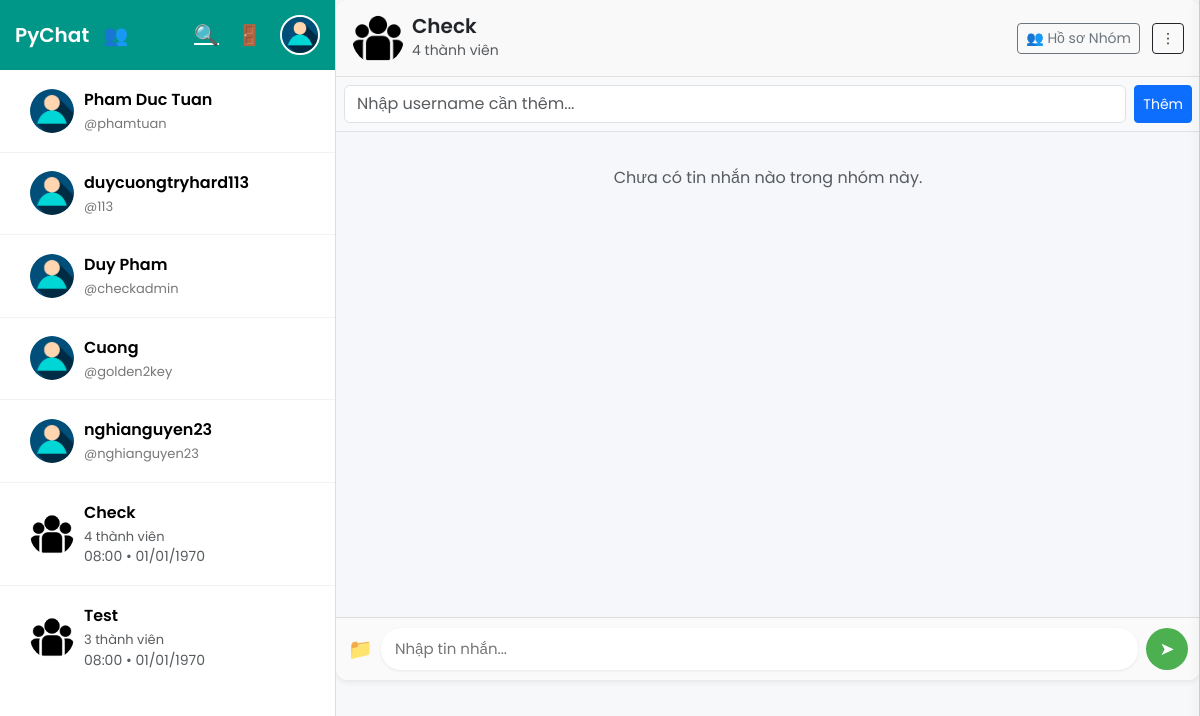
The page /chat/group/5/ (signed in) on the database its author committed.
### chat/models.py (models this page shows, shortened)
class UserProfile(models.Model):
    user = models.OneToOneField(
        User,
        on_delete=models.CASCADE,
        related_name="profile",
        null=True, blank=True,  # ✅ cho phép tạm null để migrate an toàn
    )
    name = models.CharField(max_length=25)
    email = models.EmailField(unique=True)
    username = models.CharField(max_length=20, unique=True)
    bio = models.TextField(blank=True, null=True)
    avatar = models.ImageField(upload_to='avatars/', blank=True, null=True)

class GroupChat(models.Model):
    name = models.CharField(max_length=50)
    owner = models.ForeignKey(
        UserProfile, on_delete=models.CASCADE, related_name='owned_groups'
    )
    members = models.ManyToManyField(UserProfile, related_name='joined_groups')
    created_at = models.DateTimeField(auto_now_add=True, null=True)

### chat/views.py (the view, shortened to what this page needs)
# urls.py: path("group/<int:group_id>/", views.group_chat, name="group_chat"),
@login_required
def group_chat(request, group_id):
    curr_user = get_object_or_404(UserProfile, username=request.user.username)
    group = get_object_or_404(GroupChat, id=group_id)
    if curr_user not in group.members.all():
        messages.error(request, "Bạn không thuộc nhóm này.")
        return redirect("chat:index")
    friends = UserProfile.objects.exclude(username=curr_user.username).all()
    for f in friends:
        last_msg_time = None
        last_msg_preview = ""
        sql_msg = Messages.objects.filter(
            Q(sender_name=curr_user, receiver_name=f)
            | Q(sender_name=f, receiver_name=curr_user)
        ).order_by("-timestamp").first()
        if sql_msg:
            last_msg_time = timezone.localtime(sql_msg.timestamp)
            last_msg_preview = sql_msg.description or ""
        try:
            msgs = get_messages(curr_user.username, f.username)
        except Exception as e:
            print(f"⚠️ MongoDB error ({f.username}):", e)
        f.last_msg_preview = last_msg_preview or ""
        f.last_msg_time = last_msg_time or timezone.datetime(1970, 1, 1, tzinfo=timezone.utc)
    groups = GroupChat.objects.filter(members=curr_user).prefetch_related("members")
    for g in groups:
        last_msg_time = timezone.datetime(1970, 1, 1, tzinfo=timezone.utc)
        try:
            msgs = get_messages(curr_user.username, f"group_{g.id}")
        except Exception as e:
            print(f"⚠️ MongoDB group error ({g.name}):", e)
        g.last_msg_time = last_msg_time
    combined_list = list(friends) + list(groups)
    combined_list.sort(
        key=lambda x: getattr(x, "last_msg_time", timezone.datetime(1970, 1, 1, tzinfo=timezone.utc)),
        reverse=True
    )
    mongo_msgs = get_messages(curr_user.username, f"group_{group.id}") or []
    today = timezone.localtime().strftime("%d/%m/%Y")
    return render(request, "chat/group_chat.html", {
        "group": group,
        "messages": mongo_msgs,
        "curr_user": curr_user,
        "combined_list": combined_list,  # ✅ sidebar luôn hiển thị và đúng thứ tự
        "today": today,
    })

### chat/mongo_service.py (called while the page is built, shortened)
def get_messages(sender: str, receiver: str):
    if not messages_col:
        return []

### chat/templates/chat/group_chat.html (shortened to what this page needs)
{% extends "chat/Base.html" %}
{% load static %}
{% load chat_extras %}
{% block content %}
<div class="chat-wrapper">
  <div class="chat-header d-flex justify-content-between align-items-center">
    <div class="d-flex align-items-center gap-2">
      <img src="{% static 'images/group_icon.png' %}" alt="group" class="avatar">
      <div class="friend-info">
        <h5 class="friend-name mb-0">{{ group.name }}</h5>
        <small class="text-muted">{{ group.members.count }} thành viên</small>
      </div>
    </div>
    <div class="header-actions">
      <button id="profileBtn" class="btn btn-sm btn-outline-secondary">👥 Hồ sơ Nhóm</button>
      <button id="menuToggle" class="btn btn-sm btn-outline-dark" title="Chi tiết nhóm">⋮</button>
    </div>
  </div>
  {% if curr_user == group.owner %}
  <div class="add-member-box p-2 border-bottom bg-light">
    <form action="{% url 'chat:add_member_to_group' group.id %}" method="post" class="d-flex gap-2">
      <input type="text" name="username" placeholder="Nhập username cần thêm..." class="form-control" required>
      <button type="submit" class="btn btn-sm btn-primary">Thêm</button>
    </form>
  </div>
  {% endif %}
  <div id="board" class="chat-board">
    {% for m in messages %}
      {% ifchanged m.date_only %}
        <div class="date-separator">
          {% if m.date_only == today %}Hôm nay{% else %}{{ m.date_only }}{% endif %}
        </div>
      {% endifchanged %}
      <div class="msg {% if m.sender == curr_user.username %}msg-out{% else %}msg-in{% endif %}" id="msg-{{ m.id|default:'' }}">
        <div class="bubble">
          {% if m.sender != curr_user.username %}
          <p class="mb-1">
            <strong style="color:hsl({{ m.sender|username_to_hue }},70%,40%);">{{ m.sender }}</strong>
            {% if group.owner and m.sender == group.owner.username %}
              <span class="text-primary small">(chủ nhóm)</span>
            {% endif %}:
          </p>
          {% endif %}
          {% if m.file %}
            {% with f=m.file %}
              {% if ".jpg" in f.url or ".jpeg" in f.url or ".png" in f.url %}
                <img src="{{ f.url }}" alt="{{ f.name }}" class="chat-image" loading="lazy">
              {% elif ".pdf" in f.url %}
                <a href="{{ f.url }}" target="_blank" class="file-btn pdf">📕 {{ f.name }}</a>
              {% elif ".doc" in f.url or ".docx" in f.url %}
                <a href="{{ f.url }}" target="_blank" class="file-btn word">📄 {{ f.name }}</a>
              {% elif ".zip" in f.url or ".rar" in f.url %}
                <a href="{{ f.url }}" target="_blank" class="file-btn zip">🗜 {{ f.name }}</a>
              {% else %}
                <a href="{{ f.url }}" target="_blank" class="file-btn other">📁 {{ f.name }}</a>
              {% endif %}
            {% endwith %}
          {% endif %}
          {% if m.content %}<p>{{ m.content|escape }}</p>{% endif %}
          <span class="time">{{ m.timestamp }}</span>
        </div>
      </div>
    {% empty %}
      <p class="text-muted text-center mt-3">Chưa có tin nhắn nào trong nhóm này.</p>
    {% endfor %}
  </div>
  <form id="group-chat-box" class="chat-input" autocomplete="off" enctype="multipart/form-data">
    <label for="fileInput" class="file-upload">📁</label>
    <input type="text" id="msg_field" placeholder="Nhập tin nhắn...">
    <button type="submit" id="send_btn">➤</button>
  </form>
</div>
{% endblock content %}

### chat/templates/chat/Base.html (shortened to what this page needs)
{% load static %}
<!DOCTYPE html>
<html lang="vi">
<head>
  <link href="https://cdn.jsdelivr.net/npm/bootstrap@5.3.2/dist/css/bootstrap.min.css" rel="stylesheet">
</head>
<body>
  <div class="chat-container">
    <div class="sidebar">
      <div class="sidebar-header">
        <div class="d-flex align-items-center gap-2">
          <a href="{% url 'chat:index' %}" class="logo-link">PyChat</a>
          <button class="nav-btn" id="createGroupBtn" title="Tạo nhóm">👥</button>
        </div>
        <div class="header-actions">
          <a href="{% url 'chat:search' %}" class="nav-btn" title="Tìm kiếm bạn bè">🔍</a>
          {% if user.is_authenticated %}
          <form method="post" action="{% url 'logout' %}" style="margin:0;">
            <button type="submit" class="nav-btn" title="Đăng xuất">🚪</button>
          </form>
          {% else %}
          <a href="{% url 'login' %}" class="nav-btn">Login</a>
          <a href="/signup" class="nav-btn">Register</a>
          {% endif %}
          <a href="{% url 'chat:view_profile' username=request.user.username %}">
            <img src="{% static 'images/user_image.jpg' %}" class="avatar-sm" alt="Profile">
          </a>
        </div>
      </div>
      <ul class="friend-list list-group list-group-flush" id="combinedChatList">
        {% for item in combined_list %}
          {% if item.members %}
            <li class="list-group-item group-box" data-groupid="{{ item.id }}">
              <a href="{% url 'chat:group_chat' item.id %}">
                <img src="{% static 'images/group_icon.png' %}" alt="Group">
                <div class="d-flex flex-column">
                  <span class="friend-name">{{ item.name }}</span>
                  <span class="friend-username text-muted">{{ item.members.count }} thành viên</span>
                  {% if item.last_msg_time %}
                    <small class="text-muted">{{ item.last_msg_time|date:"H:i • d/m/Y" }}</small>
                  {% endif %}
                </div>
              </a>
            </li>
          {% else %}
            <li class="list-group-item friend-box" data-username="{{ item.username }}">
              <a href="{% url 'chat:chat' item.username %}">
                <img src="{% static 'images/user_image.jpg' %}" alt="Avatar">
                <div class="d-flex flex-column">
                  <span class="friend-name">{{ item.name }}</span>
                  <span class="friend-username">@{{ item.username }}</span>
                </div>
              </a>
            </li>
          {% endif %}
        {% endfor %}
      </ul>
    </div>
  <div class="chat-main">
    {% block content %}
    {% endblock %}
  </div>
</body>
</html>

### chat/templates/chat/Base.html (style rules this page uses)
* { box-sizing: border-box; }
body { margin: 0; font-family: 'Poppins', sans-serif; background: #f1f3f6; height: 100vh; overflow: hidden; }
.chat-container { display: flex; height: 100vh; width: 100%; }
.sidebar { width: 28%; min-width: 280px; background: #fff; border-right: 1px solid #ddd; display: flex; flex-direction: column; }
.sidebar-header { display: flex; justify-content: space-between; align-items: center; padding: 10px 16px; background: #009688; color: white; }
.logo-link { color: white; text-decoration: none; font-weight: 600; font-size: 20px; }
.header-actions { display: flex; align-items: center; gap: 12px; }
.nav-btn { color: white; background: transparent; border: none; font-size: 20px; cursor: pointer; transition: 0.2s; }
.avatar-sm { width: 40px; height: 40px; border-radius: 50%; object-fit: cover; cursor: pointer; border: 2px solid #fff; transition: 0.2s; }
.friend-list { flex: 1; overflow-y: auto; background: #fff; }
.friend-list li { border-bottom: 1px solid #f2f2f2; transition: background 0.2s; }
.friend-list a { display: flex; align-items: center; padding: 10px 14px; text-decoration: none; color: #000; }
.friend-list img { width: 44px; height: 44px; border-radius: 50%; margin-right: 10px; object-fit: cover; }
.friend-name { font-weight: 600; margin-bottom: 2px; }
.friend-username { font-size: 13px; color: #777; }
.chat-main { flex: 1; display: flex; flex-direction: column; background: #f7f8fa; overflow: hidden; }

### chat/templates/chat/group_chat.html (style rules this page uses)
.chat-wrapper { display:flex; flex-direction:column; height:85vh; background:#fff; border-radius:12px; box-shadow:0 1px 6px rgba(0,0,0,0.1); overflow:hidden; transition:margin-right .3s ease; }
.chat-header { padding:12px 16px; border-bottom:1px solid #e0e0e0; background:#f9f9f9; }
.avatar { width:52px; height:52px; border-radius:50%; object-fit:cover; }
.chat-board { flex:1; overflow-y:auto; background:#f5f7fa; padding:18px; scroll-behavior:smooth; }
.chat-input { display:flex; align-items:center; padding:10px 12px; border-top:1px solid #ddd; background:#fafafa; }
.chat-input input[type=text] { flex:1; border:none; background:#fff; border-radius:20px; padding:10px 14px; font-size:15px; outline:none; box-shadow:0 1px 3px rgba(0,0,0,0.08); }
.chat-input button { border:none; margin-left:8px; width:42px; height:42px; font-size:18px; border-radius:50%; background:#4caf50; color:white; cursor:pointer; transition:.2s; }
.file-upload { cursor:pointer; font-size:20px; margin-right:8px; }
.sidebar-header { display:flex; justify-content:space-between; align-items:center; padding:15px; background:#009688; color:white; }

### rows shown on the page
UserProfile: name "Pham Duc Tuan", username "phamtuan"
UserProfile: name "duycuongtryhard113", username "113"
UserProfile: name "Duy Pham", username "checkadmin"
UserProfile: name "Cuong", username "golden2key"
UserProfile: name "nghianguyen23", username "nghianguyen23"
GroupChat: name "Check", members.count "4", last_msg_time "08:00 • 01/01/1970"
GroupChat: name "Test", members.count "3", last_msg_time "08:00 • 01/01/1970"
